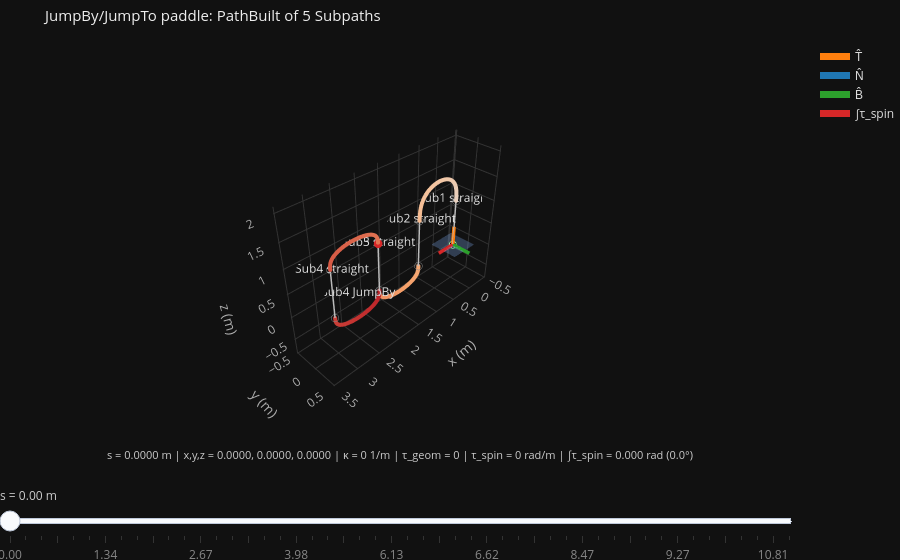

Write notebook code for a chart like this one.
### Markdown cell above
### 2.4 · The paddle: five Subpaths, `:inherit`, `min_bend_radius`

**Lesson**: a `PathBuilt` shares one global arc length across sealed Subpaths;
`start!(sb, :inherit)` chains each start state from the previous endpoint; every
`jumpto!` seal takes its own `min_bend_radius`. The salient segment is Subpath 4's
*interior* `jumpby!`: its `delta` is local-frame, and the sealing `jumpto!` then
pins an exact global landing point.

### Code cell
sb1 = SubpathBuilder(); start!(sb1)
straight!(sb1; length = 1.0, meta = [Nickname("Sub1")])
jumpto!(sb1; point = (1.0, 0.0, 1.0), incoming_tangent = (0.0, 0.0, -1.0),
        min_bend_radius = 0.4)

sb2 = SubpathBuilder(); start!(sb2, :inherit)
straight!(sb2; length = 1.0, meta = [Nickname("Sub2")])
jumpto!(sb2; point = (2.0, 0.0, 0.0), incoming_tangent = (0.0, 0.0, 1.0),
        min_bend_radius = 0.1)

sb3 = SubpathBuilder(); start!(sb3, :inherit)
straight!(sb3; length = 1.0, meta = [Nickname("Sub3")])
jumpto!(sb3; point = (3.0, 0.0, 1.0), incoming_tangent = (0.0, 0.0, -1.0),
        min_bend_radius = 0.05)

sb4 = SubpathBuilder(); start!(sb4, :inherit)
straight!(sb4; length = 1.0, meta = [Nickname("Sub4")])
jumpby!(sb4; delta = (-1.0, 0.0, 0.0), tangent = (0.0, 0.0, -1.0),
        min_bend_radius = 0.1, meta = [Nickname("jumpby!")])
jumpto!(sb4; point = (2.0, 0.0, 0.0), incoming_tangent = (0.0, 0.0, 1.0))

sb5 = SubpathBuilder(); start!(sb5, :inherit)
straight!(sb5; length = 1.0, meta = [Nickname("Sub5")])
seal!(sb5)

paddle = build([sb1, sb2, sb3, sb4, sb5])
println("PathBuilt arc length: ", path_length(paddle), " m")
dh_path_inspector(paddle; fidelity = 4.0,
                  title = "JumpBy/JumpTo paddle: PathBuilt of 5 Subpaths")

### Figure 1 — Plotly figure (JSON) as saved in the notebook; plotly's stock layout.template omitted (floating-point values rounded to 4 significant figures; data arrays with more than 128 entries replaced by an {"elided": "..."} marker saying what was removed)
{"data": [{"hoverinfo": "skip", "line": {"color": "#bbbbbb", "width": 3}, "mode": "lines", "name": "path", "showlegend": false, "type": "scatter3d", "x": {"elided": "256 float values"}, "y": {"elided": "256 int values"}, "z": {"elided": "256 float values"}}, {"hoverinfo": "skip", "marker": {"color": {"elided": "256 float values"}, "colorscale": "Reds", "showscale": false, "size": 2.4}, "mode": "markers", "name": "arc length", "showlegend": false, "type": "scatter3d", "x": {"elided": "256 float values"}, "y": {"elided": "256 int values"}, "z": {"elided": "256 float values"}}, {"hoverinfo": "skip", "marker": {"color": "rgba(0,0,0,0)", "line": {"color": "#888", "width": 2}, "size": 4.5, "symbol": "circle"}, "mode": "markers", "name": "segment joins", "showlegend": false, "type": "scatter3d", "x": [0, 0, 1, 1, 2.0, 2, 3.0, 3, 2, 2, 2], "y": [0, 0, 0, 0, 0, 0, 0, 0, 0, 0, 0], "z": [0, 1, 1.0, 0, -2.998e-08, 1, 1.0, 0, -2.998e-08, -1.49e-13, 1]}, {"marker": {"color": "#2ca02c", "size": 5}, "mode": "markers", "name": "start", "showlegend": false, "type": "scatter3d", "x": [0], "y": [0], "z": [0]}, {"marker": {"color": "#d62728", "size": 5}, "mode": "markers", "name": "end", "showlegend": false, "type": "scatter3d", "x": [2], "y": [0], "z": [1]}, {"hoverinfo": "skip", "mode": "text", "showlegend": false, "text": ["Sub1 straight", "Sub2 straight", "Sub3 straight", "Sub4 straight", "Sub4 JumpBy", "Sub5 straight"], "textfont": {"color": "#ddd", "size": 12}, "type": "scatter3d", "x": [0, 1, 2, 3, 2.5, 2], "y": [0, 0, 0, 0, 0, 0], "z": [0.65, 0.65, 0.65, 0.65, -0.1625, 0.65]}, {"color": "#7da7e8", "hoverinfo": "skip", "i": [0, 0], "j": [1, 2], "k": [2, 3], "name": "N–B plane", "opacity": 0.3, "showlegend": false, "type": "mesh3d", "x": [-0.3, 0.3, 0.3, -0.3], "y": [-0.3, -0.3, 0.3, 0.3], "z": [0, 0, 0, 0]}, {"hoverinfo": "skip", "line": {"color": "#ff7f0e", "width": 7}, "mode": "lines", "name": "T̂", "showlegend": true, "type": "scatter3d", "x": [0, 0], "y": [0, 0], "z": [0, 0.42]}, {"hoverinfo": "skip", "line": {"color": "#1f77b4", "width": 7}, "mode": "lines", "name": "N̂", "showlegend": true, "type": "scatter3d", "x": [0, 0.42], "y": [0, 0], "z": [0, 0]}, {"hoverinfo": "skip", "line": {"color": "#2ca02c", "width": 7}, "mode": "lines", "name": "B̂", "showlegend": true, "type": "scatter3d", "x": [0, 0], "y": [0, 0.42], "z": [0, 0]}, {"hoverinfo": "skip", "line": {"color": "#d62728", "width": 7}, "mode": "lines", "name": "∫τ_spin", "showlegend": true, "type": "scatter3d", "x": [0, 0.42], "y": [0, 0], "z": [0, 0]}, {"hoverinfo": "skip", "marker": {"color": "#000", "line": {"color": "#fff", "width": 1}, "size": 4}, "mode": "markers", "name": "cursor", "showlegend": false, "type": "scatter3d", "x": [0], "y": [0], "z": [0]}], "layout": {"annotations": [{"font": {"color": "#ccc", "size": 11}, "showarrow": false, "text": "s = 0.0000 m | x,y,z = 0.0000, 0.0000, 0.0000 | κ = 0 1/m | τ_geom = 0 | τ_spin = 0 rad/m | ∫τ_spin = 0.000 rad (0.0°)", "x": 0.5, "xref": "paper", "y": -0.02, "yref": "paper"}], "height": 560, "legend": {"font": {"color": "#ddd"}}, "margin": {"b": 0, "l": 0, "r": 0, "t": 42}, "paper_bgcolor": "#111111", "scene": {"aspectmode": "manual", "aspectratio": {"x": 1, "y": 0.2553, "z": 0.7289}, "bgcolor": "#111111", "xaxis": {"autorange": false, "backgroundcolor": "#111111", "color": "#aaa", "gridcolor": "#333", "range": [-0.5143, 3.514], "showbackground": true, "title": "x (m)", "zerolinecolor": "#333"}, "yaxis": {"autorange": false, "backgroundcolor": "#111111", "color": "#aaa", "gridcolor": "#333", "range": [-0.5143, 0.5143], "showbackground": true, "title": "y (m)", "zerolinecolor": "#333"}, "zaxis": {"autorange": false, "backgroundcolor": "#111111", "color": "#aaa", "gridcolor": "#333", "range": [-0.8268, 2.109], "showbackground": true, "title": "z (m)", "zerolinecolor": "#333"}}, "sliders": [{"active": 0, "currentvalue": {"font": {"color": "#ccc"}, "prefix": "s = ", "suffix": " m"}, "font": {"color": "#888"}, "pad": {"t": 28}, "steps": [{"args": [{"x": [[-0.3, 0.3, 0.3, -0.3], [0, 0], [0, 0.42], [0, 0], [0, 0.42], [0]], "y": [[-0.3, -0.3, 0.3, 0.3], [0, 0], [0, 0], [0, 0.42], [0, 0], [0]], "z": [[0, 0, 0, 0], [0, 0.42], [0, 0], [0, 0], [0, 0], [0]]}, {"annotations": [{"font": {"color": "#ccc", "size": 11}, "showarrow": false, "text": "s = 0.0000 m | x,y,z = 0.0000, 0.0000, 0.0000 | κ = 0 1/m | τ_geom = 0 | τ_spin = 0 rad/m | ∫τ_spin = 0.000 rad (0.0°)", "x": 0.5, "xref": "paper", "y": -0.02, "yref": "paper"}]}, [6, 7, 8, 9, 10, 11]], "label": "0.00", "method": "update"}, {"args": [{"x": [[-0.3, 0.3, 0.3, -0.3], [0, 0], [0, 0.42], [0, 0], [0, 0.42], [0]], "y": [[-0.3, -0.3, 0.3, 0.3], [0, 0], [0, 0], [0, 0.42], [0, 0], [0]], "z": [[1, 1, 1, 1], [1, 1.42], [1, 1], [1, 1], [1, 1], [1]]}, {"annotations": [{"font": {"color": "#ccc", "size": 11}, "showarrow": false, "text": "s = 1.0000 m | x,y,z = 0.0000, 0.0000, 1.0000 | κ = 0 1/m | τ_geom = 0 | τ_spin = 0 rad/m | ∫τ_spin = 0.000 rad (0.0°)", "x": 0.5, "xref": "paper", "y": -0.02, "yref": "paper"}]}, [6, 7, 8, 9, 10, 11]], "label": " ", "method": "update"}, {"args": [{"x": [[-0.3, 0.3, 0.3, -0.3], [0, 0], [0, 0.42], [0, 0], [0, 0.42], [0]], "y": [[-0.3, -0.3, 0.3, 0.3], [0, 0], [0, 0], [0, 0.42], [0, 0], [0]], "z": [[1, 1, 1, 1], [1, 1.42], [1, 1], [1, 1], [1, 1], [1]]}, {"annotations": [{"font": {"color": "#ccc", "size": 11}, "showarrow": false, "text": "s = 1.0000 m | x,y,z = 0.0000, 0.0000, 1.0000 | κ = 0 1/m | τ_geom = 0 | τ_spin = 0 rad/m | ∫τ_spin = 0.000 rad (0.0°)", "x": 0.5, "xref": "paper", "y": -0.02, "yref": "paper"}]}, [6, 7, 8, 9, 10, 11]], "label": " ", "method": "update"}, {"args": [{"x": [[-0.3, 0.3, 0.3, -0.3], [0, 0], [0, 0.42], [0, 0], [0, 0.42], [0]], "y": [[-0.3, -0.3, 0.3, 0.3], [0, 0], [0, 0], [0, 0.42], [0, 0], [0]], "z": [[1, 1, 1, 1], [1, 1.42], [1, 1], [1, 1], [1, 1], [1]]}, {"annotations": [{"font": {"color": "#ccc", "size": 11}, "showarrow": false, "text": "s = 1.0000 m | x,y,z = 0.0000, 0.0000, 1.0000 | κ = 0 1/m | τ_geom = 0 | τ_spin = 0 rad/m | ∫τ_spin = 0.000 rad (0.0°)", "x": 0.5, "xref": "paper", "y": -0.02, "yref": "paper"}]}, [6, 7, 8, 9, 10, 11]], "label": " ", "method": "update"}, {"args": [{"x": [[-0.3, 0.3, 0.3, -0.3], [0, 0], [0, 0.42], [0, 0], [0, 0.42], [0]], "y": [[-0.3, -0.3, 0.3, 0.3], [0, 0], [0, 0], [0, 0.42], [0, 0], [0]], "z": [[1, 1, 1, 1], [1, 1.42], [1, 1], [1, 1], [1, 1], [1]]}, {"annotations": [{"font": {"color": "#ccc", "size": 11}, "showarrow": false, "text": "s = 1.0000 m | x,y,z = 0.0000, 0.0000, 1.0000 | κ = 0 1/m | τ_geom = 0 | τ_spin = 0 rad/m | ∫τ_spin = 0.000 rad (0.0°)", "x": 0.5, "xref": "paper", "y": -0.02, "yref": "paper"}]}, [6, 7, 8, 9, 10, 11]], "label": " ", "method": "update"}, {"args": [{"x": [[-0.2977, 0.3016, 0.3016, -0.2977], [0.00196, 0.02334], [0.00196, 0.4214], [0.00196, 0.00196], [0.00196, 0.4214], [0.00196]], "y": [[-0.3, -0.3, 0.3, 0.3], [0, 0], [0, 0], [0, 0.42], [0, 0], [0]], "z": [[1.129, 1.098, 1.098, 1.129], [1.113, 1.533], [1.113, 1.092], [1.113, 1.113], [1.113, 1.092], [1.113]]}, {"annotations": [{"font": {"color": "#ccc", "size": 11}, "showarrow": false, "text": "s = 1.1133 m | x,y,z = 0.0020, 0.0000, 1.1133 | κ = 0.87 1/m | τ_geom = 0 | τ_spin = 0 rad/m | ∫τ_spin = 0.000 rad (0.0°)", "x": 0.5, "xref": "paper", "y": -0.02, "yref": "paper"}]}, [6, 7, 8, 9, 10, 11]], "label": " ", "method": "update"}, {"args": [{"x": [[-0.2255, 0.3224, 0.3224, -0.2255], [0.04848, 0.2196], [0.04848, 0.432], [0.04848, 0.04848], [0.04848, 0.432], [0.04848]], "y": [[-0.3, -0.3, 0.3, 0.3], [0, 0], [0, 0], [0, 0.42], [0, 0], [0]], "z": [[1.456, 1.212, 1.212, 1.456], [1.334, 1.717], [1.334, 1.163], [1.334, 1.334], [1.334, 1.163], [1.334]]}, {"annotations": [{"font": {"color": "#ccc", "size": 11}, "showarrow": false, "text": "s = 1.3400 m | x,y,z = 0.0485, 0.0000, 1.3338 | κ = 2.29 1/m | τ_geom = 0 | τ_spin = 0 rad/m | ∫τ_spin = 0.000 rad (0.0°)", "x": 0.5, "xref": "paper", "y": -0.02, "yref": "paper"}]}, [6, 7, 8, 9, 10, 11]], "label": "1.34", "method": "update"}, {"args": [{"x": [[0.02177, 0.3618, 0.3618, 0.02177], [0.1918, 0.5378], [0.1918, 0.4298], [0.1918, 0.1918], [0.1918, 0.4298], [0.1918]], "y": [[-0.3, -0.3, 0.3, 0.3], [0, 0], [0, 0], [0, 0.42], [0, 0], [0]], "z": [[1.753, 1.258, 1.258, 1.753], [1.506, 1.744], [1.506, 1.16], [1.506, 1.506], [1.506, 1.16], [1.506]]}, {"annotations": [{"font": {"color": "#ccc", "size": 11}, "showarrow": false, "text": "s = 1.5666 m | x,y,z = 0.1918, 0.0000, 1.5056 | κ = 2.26 1/m | τ_geom = 0 | τ_spin = 0 rad/m | ∫τ_spin = 0.000 rad (0.0°)", "x": 0.5, "xref": "paper", "y": -0.02, "yref": "paper"}]}, [6, 7, 8, 9, 10, 11]], "label": " ", "method": "update"}, {"args": [{"x": [[0.3104, 0.4365, 0.4365, 0.3104], [0.3734, 0.7841], [0.3734, 0.4617], [0.3734, 0.3734], [0.3734, 0.4617], [0.3734]], "y": [[-0.3, -0.3, 0.3, 0.3], [0, 0], [0, 0], [0, 0.42], [0, 0], [0]], "z": [[1.875, 1.289, 1.289, 1.875], [1.582, 1.67], [1.582, 1.171], [1.582, 1.582], [1.582, 1.171], [1.582]]}, {"annotations": [{"font": {"color": "#ccc", "size": 11}, "showarrow": false, "text": "s = 1.7650 m | x,y,z = 0.3734, 0.0000, 1.5820 | κ = 1.73 1/m | τ_geom = 0 | τ_spin = 0 rad/m | ∫τ_spin = 0.000 rad (0.0°)", "x": 0.5, "xref": "paper", "y": -0.02, "yref": "paper"}]}, [6, 7, 8, 9, 10, 11]], "label": " ", "method": "update"}, {"args": [{"x": [[0.6475, 0.5499, 0.5499, 0.6475], [0.5987, 1.013], [0.5987, 0.5304], [0.5987, 0.5987], [0.5987, 0.5304], [0.5987]], "y": [[-0.3, -0.3, 0.3, 0.3], [0, 0], [0, 0], [0, 0.42], [0, 0], [0]], "z": [[1.883, 1.291, 1.291, 1.883], [1.587, 1.519], [1.587, 1.173], [1.587, 1.587], [1.587, 1.173], [1.587]]}, {"annotations": [{"font": {"color": "#ccc", "size": 11}, "showarrow": false, "text": "s = 1.9916 m | x,y,z = 0.5987, 0.0000, 1.5873 | κ = 1.69 1/m | τ_geom = 0 | τ_spin = 0 rad/m | ∫τ_spin = 0.000 rad (0.0°)", "x": 0.5, "xref": "paper", "y": -0.02, "yref": "paper"}]}, [6, 7, 8, 9, 10, 11]], "label": " ", "method": "update"}, {"args": [{"x": [[0.9782, 0.6382, 0.6382, 0.9782], [0.8082, 1.154], [0.8082, 0.5702], [0.8082, 0.8082], [0.8082, 0.5702], [0.8082]], "y": [[-0.3, -0.3, 0.3, 0.3], [0, 0], [0, 0], [0, 0.42], [0, 0], [0]], "z": [[1.753, 1.258, 1.258, 1.753], [1.506, 1.268], [1.506, 1.16], [1.506, 1.506], [1.506, 1.16], [1.506]]}, {"annotations": [{"font": {"color": "#ccc", "size": 11}, "showarrow": false, "text": "s = 2.2183 m | x,y,z = 0.8082, 0.0000, 1.5056 | κ = 2.26 1/m | τ_geom = 0 | τ_spin = 0 rad/m | ∫τ_spin = 0.000 rad (0.0°)", "x": 0.5, "xref": "paper", "y": -0.02, "yref": "paper"}]}, [6, 7, 8, 9, 10, 11]], "label": " ", "method": "update"}, {"args": [{"x": [[1.225, 0.6776, 0.6776, 1.225], [0.9515, 1.123], [0.9515, 0.568], [0.9515, 0.9515], [0.9515, 0.568], [0.9515]], "y": [[-0.3, -0.3, 0.3, 0.3], [0, 0], [0, 0], [0, 0.42], [0, 0], [0]], "z": [[1.456, 1.212, 1.212, 1.456], [1.334, 0.9502], [1.334, 1.163], [1.334, 1.334], [1.334, 1.163], [1.334]]}, {"annotations": [{"font": {"color": "#ccc", "size": 11}, "showarrow": false, "text": "s = 2.4449 m | x,y,z = 0.9515, 0.0000, 1.3338 | κ = 2.29 1/m | τ_geom = 0 | τ_spin = 0 rad/m | ∫τ_spin = 0.000 rad (0.0°)", "x": 0.5, "xref": "paper", "y": -0.02, "yref": "paper"}]}, [6, 7, 8, 9, 10, 11]], "label": " ", "method": "update"}, {"args": [{"x": [[1.298, 0.6984, 0.6984, 1.298], [0.998, 1.019], [0.998, 0.5786], [0.998, 0.998], [0.998, 0.5786], [0.998]], "y": [[-0.3, -0.3, 0.3, 0.3], [0, 0], [0, 0], [0, 0.42], [0, 0], [0]], "z": [[1.129, 1.098, 1.098, 1.129], [1.113, 0.6938], [1.113, 1.092], [1.113, 1.113], [1.113, 1.092], [1.113]]}, {"annotations": [{"font": {"color": "#ccc", "size": 11}, "showarrow": false, "text": "s = 2.6716 m | x,y,z = 0.9980, 0.0000, 1.1133 | κ = 0.87 1/m | τ_geom = 0 | τ_spin = 0 rad/m | ∫τ_spin = 0.000 rad (0.0°)", "x": 0.5, "xref": "paper", "y": -0.02, "yref": "paper"}]}, [6, 7, 8, 9, 10, 11]], "label": "2.67", "method": "update"}, {"args": [{"x": [[0.7, 1.3, 1.3, 0.7], [1, 1], [1, 1.42], [1, 1], [1, 1.42], [1]], "y": [[0.3, 0.3, -0.3, -0.3], [0, 0], [0, 0], [0, -0.42], [0, 0], [0]], "z": [[0, 0, 0, 0], [0, -0.42], [0, 0], [0, 0], [0, 0], [0]]}, {"annotations": [{"font": {"color": "#ccc", "size": 11}, "showarrow": false, "text": "s = 3.7849 m | x,y,z = 1.0000, 0.0000, 0.0000 | κ = 0 1/m | τ_geom = 0 | τ_spin = 0 rad/m | ∫τ_spin = 0.000 rad (0.0°)", "x": 0.5, "xref": "paper", "y": -0.02, "yref": "paper"}]}, [6, 7, 8, 9, 10, 11]], "label": " ", "method": "update"}, {"args": [{"x": [[0.7, 1.3, 1.3, 0.7], [1, 1], [1, 1.42], [1, 1], [1, 1.42], [1]], "y": [[0.3, 0.3, -0.3, -0.3], [0, 0], [0, 0], [0, -0.42], [0, 0], [0]], "z": [[0, 0, 0, 0], [0, -0.42], [0, 0], [0, 0], [0, 0], [0]]}, {"annotations": [{"font": {"color": "#ccc", "size": 11}, "showarrow": false, "text": "s = 3.7849 m | x,y,z = 1.0000, 0.0000, 0.0000 | κ = 0 1/m | τ_geom = 0 | τ_spin = 0 rad/m | ∫τ_spin = 0.000 rad (0.0°)", "x": 0.5, "xref": "paper", "y": -0.02, "yref": "paper"}]}, [6, 7, 8, 9, 10, 11]], "label": " ", "method": "update"}, {"args": [{"x": [[0.7, 1.3, 1.3, 0.7], [1, 1], [1, 1.42], [1, 1], [1, 1.42], [1]], "y": [[0.3, 0.3, -0.3, -0.3], [0, 0], [0, 0], [0, -0.42], [0, 0], [0]], "z": [[0, 0, 0, 0], [0, -0.42], [0, 0], [0, 0], [0, 0], [0]]}, {"annotations": [{"font": {"color": "#ccc", "size": 11}, "showarrow": false, "text": "s = 3.7849 m | x,y,z = 1.0000, 0.0000, 0.0000 | κ = 0 1/m | τ_geom = 0 | τ_spin = 0 rad/m | ∫τ_spin = 0.000 rad (0.0°)", "x": 0.5, "xref": "paper", "y": -0.02, "yref": "paper"}]}, [6, 7, 8, 9, 10, 11]], "label": " ", "method": "update"}, {"args": [{"x": [[0.7, 1.3, 1.3, 0.7], [1, 1], [1, 1.42], [1, 1], [1, 1.42], [1]], "y": [[0.3, 0.3, -0.3, -0.3], [0, 0], [0, 0], [0, -0.42], [0, 0], [0]], "z": [[0, 0, 0, 0], [0, -0.42], [0, 0], [0, 0], [0, 0], [0]]}, {"annotations": [{"font": {"color": "#ccc", "size": 11}, "showarrow": false, "text": "s = 3.7849 m | x,y,z = 1.0000, 0.0000, 0.0000 | κ = 0 1/m | τ_geom = 0 | τ_spin = 0 rad/m | ∫τ_spin = 0.000 rad (0.0°)", "x": 0.5, "xref": "paper", "y": -0.02, "yref": "paper"}]}, [6, 7, 8, 9, 10, 11]], "label": " ", "method": "update"}, {"args": [{"x": [[0.7, 1.3, 1.3, 0.7], [1, 1], [1, 1.42], [1, 1], [1, 1.42], [1]], "y": [[0.3, 0.3, -0.3, -0.3], [0, 0], [0, 0], [0, -0.42], [0, 0], [0]], "z": [[0, 0, 0, 0], [0, -0.42], [0, 0], [0, 0], [0, 0], [0]]}, {"annotations": [{"font": {"color": "#ccc", "size": 11}, "showarrow": false, "text": "s = 3.7849 m | x,y,z = 1.0000, 0.0000, 0.0000 | κ = 0 1/m | τ_geom = 0 | τ_spin = 0 rad/m | ∫τ_spin = 0.000 rad (0.0°)", "x": 0.5, "xref": "paper", "y": -0.02, "yref": "paper"}]}, [6, 7, 8, 9, 10, 11]], "label": " ", "method": "update"}, {"args": [{"x": [[0.8334, 1.275, 1.275, 0.8334], [1.054, 1.339], [1.054, 1.363], [1.054, 1.054], [1.054, 1.363], [1.054]], "y": [[0.3, 0.3, -0.3, -0.3], [0, 0], [0, 0], [0, -0.42], [0, 0], [0]], "z": [[-0.3847, 0.02173, 0.02173, -0.3847], [-0.1815, -0.4904], [-0.1815, 0.103], [-0.1815, -0.1815], [-0.1815, 0.103], [-0.1815]]}, {"annotations": [{"font": {"color": "#ccc", "size": 11}, "showarrow": false, "text": "s = 3.9797 m | x,y,z = 1.0540, 0.0000, -0.1815 | κ = 4.63 1/m | τ_geom = 0 | τ_spin = 0 rad/m | ∫τ_spin = 0.000 rad (0.0°)", "x": 0.5, "xref": "paper", "y": -0.02, "yref": "paper"}]}, [6, 7, 8, 9, 10, 11]], "label": "3.98", "method": "update"}, {"args": [{"x": [[1.165, 1.321, 1.321, 1.165], [1.243, 1.649], [1.243, 1.352], [1.243, 1.243], [1.243, 1.352], [1.243]], "y": [[0.3, 0.3, -0.3, -0.3], [0, 0], [0, 0], [0, -0.42], [0, 0], [0]], "z": [[-0.5711, 0.008321, 0.008321, -0.5711], [-0.2814, -0.3905], [-0.2814, 0.1242], [-0.2814, -0.2814], [-0.2814, 0.1242], [-0.2814]]}, {"annotations": [{"font": {"color": "#ccc", "size": 11}, "showarrow": false, "text": "s = 4.1961 m | x,y,z = 1.2429, 0.0000, -0.2814 | κ = 1.39 1/m | τ_geom = 0 | τ_spin = 0 rad/m | ∫τ_spin = 0.000 rad (0.0°)", "x": 0.5, "xref": "paper", "y": -0.02, "yref": "paper"}]}, [6, 7, 8, 9, 10, 11]], "label": " ", "method": "update"}, {"args": [{"x": [[1.446, 1.468, 1.468, 1.446], [1.457, 1.876], [1.457, 1.472], [1.457, 1.457], [1.457, 1.472], [1.457]], "y": [[0.3, 0.3, -0.3, -0.3], [0, 0], [0, 0], [0, -0.42], [0, 0], [0]], "z": [[-0.6115, -0.01191, -0.01191, -0.6115], [-0.3117, -0.3273], [-0.3117, 0.108], [-0.3117, -0.3117], [-0.3117, 0.108], [-0.3117]]}, {"annotations": [{"font": {"color": "#ccc", "size": 11}, "showarrow": false, "text": "s = 4.4125 m | x,y,z = 1.4567, 0.0000, -0.3117 | κ = 0.864 1/m | τ_geom = 0 | τ_spin = 0 rad/m | ∫τ_spin = 0.000 rad (0.0°)", "x": 0.5, "xref": "paper", "y": -0.02, "yref": "paper"}]}, [6, 7, 8, 9, 10, 11]], "label": " ", "method": "update"}, {"args": [{"x": [[1.748, 1.639, 1.639, 1.748], [1.694, 2.107], [1.694, 1.618], [1.694, 1.694], [1.694, 1.618], [1.694]], "y": [[0.3, 0.3, -0.3, -0.3], [0, 0], [0, 0], [0, -0.42], [0, 0], [0]], "z": [[-0.5906, -0.0005727, -0.0005727, -0.5906], [-0.2956, -0.2195], [-0.2956, 0.1174], [-0.2956, -0.2956], [-0.2956, 0.1174], [-0.2956]]}, {"annotations": [{"font": {"color": "#ccc", "size": 11}, "showarrow": false, "text": "s = 4.6505 m | x,y,z = 1.6938, 0.0000, -0.2956 | κ = 1.12 1/m | τ_geom = 0 | τ_spin = 0 rad/m | ∫τ_spin = 0.000 rad (0.0°)", "x": 0.5, "xref": "paper", "y": -0.02, "yref": "paper"}]}, [6, 7, 8, 9, 10, 11]], "label": " ", "method": "update"}, {"args": [{"x": [[2.06, 1.733, 1.733, 2.06], [1.896, 2.248], [1.896, 1.667], [1.896, 1.896], [1.896, 1.667], [1.896]], "y": [[0.3, 0.3, -0.3, -0.3], [0, 0], [0, 0], [0, -0.42], [0, 0], [0]], "z": [[-0.4744, 0.02865, 0.02865, -0.4744], [-0.2229, 0.006037], [-0.2229, 0.1293], [-0.2229, -0.2229], [-0.2229, 0.1293], [-0.2229]]}, {"annotations": [{"font": {"color": "#ccc", "size": 11}, "showarrow": false, "text": "s = 4.8669 m | x,y,z = 1.8961, 0.0000, -0.2229 | κ = 3.12 1/m | τ_geom = 0 | τ_spin = 0 rad/m | ∫τ_spin = 0.000 rad (0.0°)", "x": 0.5, "xref": "paper", "y": -0.02, "yref": "paper"}]}, [6, 7, 8, 9, 10, 11]], "label": " ", "method": "update"}, {"args": [{"x": [[2.299, 1.7, 1.7, 2.299], [1.999, 2.021], [1.999, 1.58], [1.999, 1.999], [1.999, 1.58], [1.999]], "y": [[0.3, 0.3, -0.3, -0.3], [0, 0], [0, 0], [0, -0.42], [0, 0], [0]], "z": [[-0.05895, -0.02758, -0.02758, -0.05895], [-0.04327, 0.3762], [-0.04327, -0.02131], [-0.04327, -0.04327], [-0.04327, -0.02131], [-0.04327]]}, {"annotations": [{"font": {"color": "#ccc", "size": 11}, "showarrow": false, "text": "s = 5.0833 m | x,y,z = 1.9992, 0.0000, -0.0433 | κ = 2.34 1/m | τ_geom = 0 | τ_spin = 0 rad/m | ∫τ_spin = 0.000 rad (0.0°)", "x": 0.5, "xref": "paper", "y": -0.02, "yref": "paper"}]}, [6, 7, 8, 9, 10, 11]], "label": " ", "method": "update"}, {"args": [{"x": [[1.7, 2.3, 2.3, 1.7], [2, 2], [2, 2.42], [2, 2], [2, 2.42], [2]], "y": [[-0.3, -0.3, 0.3, 0.3], [0, 0], [0, 0], [0, 0.42], [0, 0], [0]], "z": [[1, 1, 1, 1], [1, 1.42], [1, 1], [1, 1], [1, 1], [1]]}, {"annotations": [{"font": {"color": "#ccc", "size": 11}, "showarrow": false, "text": "s = 6.1266 m | x,y,z = 2.0000, 0.0000, 1.0000 | κ = 0 1/m | τ_geom = 0 | τ_spin = 0 rad/m | ∫τ_spin = 0.000 rad (0.0°)", "x": 0.5, "xref": "paper", "y": -0.02, "yref": "paper"}]}, [6, 7, 8, 9, 10, 11]], "label": "6.13", "method": "update"}, {"args": [{"x": [[1.7, 2.3, 2.3, 1.7], [2, 2], [2, 2.42], [2, 2], [2, 2.42], [2]], "y": [[-0.3, -0.3, 0.3, 0.3], [0, 0], [0, 0], [0, 0.42], [0, 0], [0]], "z": [[1, 1, 1, 1], [1, 1.42], [1, 1], [1, 1], [1, 1], [1]]}, {"annotations": [{"font": {"color": "#ccc", "size": 11}, "showarrow": false, "text": "s = 6.1266 m | x,y,z = 2.0000, 0.0000, 1.0000 | κ = 0 1/m | τ_geom = 0 | τ_spin = 0 rad/m | ∫τ_spin = 0.000 rad (0.0°)", "x": 0.5, "xref": "paper", "y": -0.02, "yref": "paper"}]}, [6, 7, 8, 9, 10, 11]], "label": " ", "method": "update"}, {"args": [{"x": [[1.7, 2.3, 2.3, 1.7], [2, 2], [2, 2.42], [2, 2], [2, 2.42], [2]], "y": [[-0.3, -0.3, 0.3, 0.3], [0, 0], [0, 0], [0, 0.42], [0, 0], [0]], "z": [[1, 1, 1, 1], [1, 1.42], [1, 1], [1, 1], [1, 1], [1]]}, {"annotations": [{"font": {"color": "#ccc", "size": 11}, "showarrow": false, "text": "s = 6.1266 m | x,y,z = 2.0000, 0.0000, 1.0000 | κ = 0 1/m | τ_geom = 0 | τ_spin = 0 rad/m | ∫τ_spin = 0.000 rad (0.0°)", "x": 0.5, "xref": "paper", "y": -0.02, "yref": "paper"}]}, [6, 7, 8, 9, 10, 11]], "label": " ", "method": "update"}, {"args": [{"x": [[1.7, 2.3, 2.3, 1.7], [2, 2], [2, 2.42], [2, 2], [2, 2.42], [2]], "y": [[-0.3, -0.3, 0.3, 0.3], [0, 0], [0, 0], [0, 0.42], [0, 0], [0]], "z": [[1, 1, 1, 1], [1, 1.42], [1, 1], [1, 1], [1, 1], [1]]}, {"annotations": [{"font": {"color": "#ccc", "size": 11}, "showarrow": false, "text": "s = 6.1266 m | x,y,z = 2.0000, 0.0000, 1.0000 | κ = 0 1/m | τ_geom = 0 | τ_spin = 0 rad/m | ∫τ_spin = 0.000 rad (0.0°)", "x": 0.5, "xref": "paper", "y": -0.02, "yref": "paper"}]}, [6, 7, 8, 9, 10, 11]], "label": " ", "method": "update"}, {"args": [{"x": [[1.704, 2.301, 2.301, 1.704], [2.003, 2.05], [2.003, 2.42], [2.003, 2.003], [2.003, 2.42], [2.003]], "y": [[-0.3, -0.3, 0.3, 0.3], [0, 0], [0, 0], [0, 0.42], [0, 0], [0]], "z": [[1.099, 1.031, 1.031, 1.099], [1.065, 1.482], [1.065, 1.017], [1.065, 1.065], [1.065, 1.017], [1.065]]}, {"annotations": [{"font": {"color": "#ccc", "size": 11}, "showarrow": false, "text": "s = 6.1915 m | x,y,z = 2.0025, 0.0000, 1.0648 | κ = 3.37 1/m | τ_geom = 0 | τ_spin = 0 rad/m | ∫τ_spin = 0.000 rad (0.0°)", "x": 0.5, "xref": "paper", "y": -0.02, "yref": "paper"}]}, [6, 7, 8, 9, 10, 11]], "label": " ", "method": "update"}, {"args": [{"x": [[1.975, 2.27, 2.27, 1.975], [2.122, 2.488], [2.122, 2.329], [2.122, 2.122], [2.122, 2.329], [2.122]], "y": [[-0.3, -0.3, 0.3, 0.3], [0, 0], [0, 0], [0, 0.42], [0, 0], [0]], "z": [[1.495, 0.9728, 0.9728, 1.495], [1.234, 1.44], [1.234, 0.8682], [1.234, 1.234], [1.234, 0.8682], [1.234]]}, {"annotations": [{"font": {"color": "#ccc", "size": 11}, "showarrow": false, "text": "s = 6.4079 m | x,y,z = 2.1224, 0.0000, 1.2341 | κ = 2.72 1/m | τ_geom = 0 | τ_spin = 0 rad/m | ∫τ_spin = 0.000 rad (0.0°)", "x": 0.5, "xref": "paper", "y": -0.02, "yref": "paper"}]}, [6, 7, 8, 9, 10, 11]], "label": " ", "method": "update"}, {"args": [{"x": [[2.28, 2.375, 2.375, 2.28], [2.328, 2.742], [2.328, 2.394], [2.328, 2.328], [2.328, 2.394], [2.328]], "y": [[-0.3, -0.3, 0.3, 0.3], [0, 0], [0, 0], [0, 0.42], [0, 0], [0]], "z": [[1.596, 1.003, 1.003, 1.596], [1.299, 1.366], [1.299, 0.8846], [1.299, 1.299], [1.299, 0.8846], [1.299]]}, {"annotations": [{"font": {"color": "#ccc", "size": 11}, "showarrow": false, "text": "s = 6.6243 m | x,y,z = 2.3276, 0.0000, 1.2993 | κ = 1.05 1/m | τ_geom = 0 | τ_spin = 0 rad/m | ∫τ_spin = 0.000 rad (0.0°)", "x": 0.5, "xref": "paper", "y": -0.02, "yref": "paper"}]}, [6, 7, 8, 9, 10, 11]], "label": "6.62", "method": "update"}, {"args": [{"x": [[2.554, 2.532, 2.532, 2.554], [2.543, 2.963], [2.543, 2.528], [2.543, 2.543], [2.543, 2.528], [2.543]], "y": [[-0.3, -0.3, 0.3, 0.3], [0, 0], [0, 0], [0, 0.42], [0, 0], [0]], "z": [[1.611, 1.012, 1.012, 1.611], [1.312, 1.296], [1.312, 0.892], [1.312, 1.312], [1.312, 0.892], [1.312]]}, {"annotations": [{"font": {"color": "#ccc", "size": 11}, "showarrow": false, "text": "s = 6.8407 m | x,y,z = 2.5433, 0.0000, 1.3117 | κ = 0.864 1/m | τ_geom = 0 | τ_spin = 0 rad/m | ∫τ_spin = 0.000 rad (0.0°)", "x": 0.5, "xref": "paper", "y": -0.02, "yref": "paper"}]}, [6, 7, 8, 9, 10, 11]], "label": " ", "method": "update"}, {"args": [{"x": [[2.865, 2.691, 2.691, 2.865], [2.778, 3.18], [2.778, 2.656], [2.778, 2.778], [2.778, 2.656], [2.778]], "y": [[-0.3, -0.3, 0.3, 0.3], [0, 0], [0, 0], [0, 0.42], [0, 0], [0]], "z": [[1.563, 0.9883, 0.9883, 1.563], [1.275, 1.154], [1.275, 0.8735], [1.275, 1.275], [1.275, 0.8735], [1.275]]}, {"annotations": [{"font": {"color": "#ccc", "size": 11}, "showarrow": false, "text": "s = 7.0787 m | x,y,z = 2.7779, 0.0000, 1.2754 | κ = 1.52 1/m | τ_geom = 0 | τ_spin = 0 rad/m | ∫τ_spin = 0.000 rad (0.0°)", "x": 0.5, "xref": "paper", "y": -0.02, "yref": "paper"}]}, [6, 7, 8, 9, 10, 11]], "label": " ", "method": "update"}, {"args": [{"x": [[3.201, 2.719, 2.719, 3.201], [2.96, 3.21], [2.96, 2.623], [2.96, 2.96], [2.96, 2.623], [2.96]], "y": [[-0.3, -0.3, 0.3, 0.3], [0, 0], [0, 0], [0, 0.42], [0, 0], [0]], "z": [[1.344, 0.986, 0.986, 1.344], [1.165, 0.8277], [1.165, 0.9144], [1.165, 1.165], [1.165, 0.9144], [1.165]]}, {"annotations": [{"font": {"color": "#ccc", "size": 11}, "showarrow": false, "text": "s = 7.2951 m | x,y,z = 2.9598, 0.0000, 1.1649 | κ = 5.09 1/m | τ_geom = 0 | τ_spin = 0 rad/m | ∫τ_spin = 0.000 rad (0.0°)", "x": 0.5, "xref": "paper", "y": -0.02, "yref": "paper"}]}, [6, 7, 8, 9, 10, 11]], "label": " ", "method": "update"}, {"args": [{"x": [[2.7, 3.3, 3.3, 2.7], [3, 3], [3, 3.42], [3, 3], [3, 3.42], [3]], "y": [[0.3, 0.3, -0.3, -0.3], [0, 0], [0, 0], [0, -0.42], [0, 0], [0]], "z": [[0, 0, 0, 0], [0, -0.42], [0, 0], [0, 0], [0, 0], [0]]}, {"annotations": [{"font": {"color": "#ccc", "size": 11}, "showarrow": false, "text": "s = 8.4683 m | x,y,z = 3.0000, 0.0000, 0.0000 | κ = 0 1/m | τ_geom = 0 | τ_spin = 0 rad/m | ∫τ_spin = 0.000 rad (0.0°)", "x": 0.5, "xref": "paper", "y": -0.02, "yref": "paper"}]}, [6, 7, 8, 9, 10, 11]], "label": " ", "method": "update"}, {"args": [{"x": [[2.7, 3.3, 3.3, 2.7], [3, 3], [3, 3.42], [3, 3], [3, 3.42], [3]], "y": [[0.3, 0.3, -0.3, -0.3], [0, 0], [0, 0], [0, -0.42], [0, 0], [0]], "z": [[0, 0, 0, 0], [0, -0.42], [0, 0], [0, 0], [0, 0], [0]]}, {"annotations": [{"font": {"color": "#ccc", "size": 11}, "showarrow": false, "text": "s = 8.4683 m | x,y,z = 3.0000, 0.0000, 0.0000 | κ = 0 1/m | τ_geom = 0 | τ_spin = 0 rad/m | ∫τ_spin = 0.000 rad (0.0°)", "x": 0.5, "xref": "paper", "y": -0.02, "yref": "paper"}]}, [6, 7, 8, 9, 10, 11]], "label": " ", "method": "update"}, {"args": [{"x": [[2.7, 3.3, 3.3, 2.7], [3, 3], [3, 3.42], [3, 3], [3, 3.42], [3]], "y": [[0.3, 0.3, -0.3, -0.3], [0, 0], [0, 0], [0, -0.42], [0, 0], [0]], "z": [[0, 0, 0, 0], [0, -0.42], [0, 0], [0, 0], [0, 0], [0]]}, {"annotations": [{"font": {"color": "#ccc", "size": 11}, "showarrow": false, "text": "s = 8.4683 m | x,y,z = 3.0000, 0.0000, 0.0000 | κ = 0 1/m | τ_geom = 0 | τ_spin = 0 rad/m | ∫τ_spin = 0.000 rad (0.0°)", "x": 0.5, "xref": "paper", "y": -0.02, "yref": "paper"}]}, [6, 7, 8, 9, 10, 11]], "label": "8.47", "method": "update"}, {"args": [{"x": [[2.7, 3.3, 3.3, 2.7], [3, 3], [3, 3.42], [3, 3], [3, 3.42], [3]], "y": [[0.3, 0.3, -0.3, -0.3], [0, 0], [0, 0], [0, -0.42], [0, 0], [0]], "z": [[0, 0, 0, 0], [0, -0.42], [0, 0], [0, 0], [0, 0], [0]]}, {"annotations": [{"font": {"color": "#ccc", "size": 11}, "showarrow": false, "text": "s = 8.4683 m | x,y,z = 3.0000, 0.0000, 0.0000 | κ = 0 1/m | τ_geom = 0 | τ_spin = 0 rad/m | ∫τ_spin = 0.000 rad (0.0°)", "x": 0.5, "xref": "paper", "y": -0.02, "yref": "paper"}]}, [6, 7, 8, 9, 10, 11]], "label": " ", "method": "update"}, {"args": [{"x": [[2.7, 3.3, 3.3, 2.7], [3, 3], [3, 3.42], [3, 3], [3, 3.42], [3]], "y": [[0.3, 0.3, -0.3, -0.3], [0, 0], [0, 0], [0, -0.42], [0, 0], [0]], "z": [[0, 0, 0, 0], [0, -0.42], [0, 0], [0, 0], [0, 0], [0]]}, {"annotations": [{"font": {"color": "#ccc", "size": 11}, "showarrow": false, "text": "s = 8.4683 m | x,y,z = 3.0000, 0.0000, 0.0000 | κ = 0 1/m | τ_geom = 0 | τ_spin = 0 rad/m | ∫τ_spin = 0.000 rad (0.0°)", "x": 0.5, "xref": "paper", "y": -0.02, "yref": "paper"}]}, [6, 7, 8, 9, 10, 11]], "label": " ", "method": "update"}, {"args": [{"x": [[3.231, 2.712, 2.712, 3.231], [2.972, 2.761], [2.972, 2.608], [2.972, 2.972], [2.972, 2.608], [2.972]], "y": [[-0.3, -0.3, 0.3, 0.3], [0, 0], [0, 0], [0, 0.42], [0, 0], [0]], "z": [[-0.2973, 0.003703, 0.003703, -0.2973], [-0.1468, -0.5101], [-0.1468, 0.0639], [-0.1468, -0.1468], [-0.1468, 0.0639], [-0.1468]]}, {"annotations": [{"font": {"color": "#ccc", "size": 11}, "showarrow": false, "text": "s = 8.6197 m | x,y,z = 2.9717, 0.0000, -0.1468 | κ = 5.36 1/m | τ_geom = 0 | τ_spin = 0 rad/m | ∫τ_spin = 0.000 rad (0.0°)", "x": 0.5, "xref": "paper", "y": -0.02, "yref": "paper"}]}, [6, 7, 8, 9, 10, 11]], "label": " ", "method": "update"}, {"args": [{"x": [[2.895, 2.702, 2.702, 2.895], [2.798, 2.401], [2.798, 2.663], [2.798, 2.798], [2.798, 2.663], [2.798]], "y": [[-0.3, -0.3, 0.3, 0.3], [0, 0], [0, 0], [0, 0.42], [0, 0], [0]], "z": [[-0.5528, 0.01512, 0.01512, -0.5528], [-0.2688, -0.4044], [-0.2688, 0.1287], [-0.2688, -0.2688], [-0.2688, 0.1287], [-0.2688]]}, {"annotations": [{"font": {"color": "#ccc", "size": 11}, "showarrow": false, "text": "s = 8.8361 m | x,y,z = 2.7985, 0.0000, -0.2688 | κ = 1.68 1/m | τ_geom = -0 | τ_spin = 0 rad/m | ∫τ_spin = 0.000 rad (0.0°)", "x": 0.5, "xref": "paper", "y": -0.02, "yref": "paper"}]}, [6, 7, 8, 9, 10, 11]], "label": " ", "method": "update"}, {"args": [{"x": [[2.609, 2.564, 2.564, 2.609], [2.586, 2.168], [2.586, 2.555], [2.586, 2.586], [2.586, 2.555], [2.586]], "y": [[-0.3, -0.3, 0.3, 0.3], [0, 0], [0, 0], [0, 0.42], [0, 0], [0]], "z": [[-0.6084, -0.01012, -0.01012, -0.6084], [-0.3093, -0.3408], [-0.3093, 0.1095], [-0.3093, -0.3093], [-0.3093, 0.1095], [-0.3093]]}, {"annotations": [{"font": {"color": "#ccc", "size": 11}, "showarrow": false, "text": "s = 9.0525 m | x,y,z = 2.5865, 0.0000, -0.3093 | κ = 0.899 1/m | τ_geom = -0 | τ_spin = 0 rad/m | ∫τ_spin = 0.000 rad (0.0°)", "x": 0.5, "xref": "paper", "y": -0.02, "yref": "paper"}]}, [6, 7, 8, 9, 10, 11]], "label": " ", "method": "update"}, {"args": [{"x": [[2.336, 2.405, 2.405, 2.336], [2.37, 1.953], [2.37, 2.419], [2.37, 2.37], [2.37, 2.419], [2.37]], "y": [[-0.3, -0.3, 0.3, 0.3], [0, 0], [0, 0], [0, 0.42], [0, 0], [0]], "z": [[-0.6032, -0.007163, -0.007163, -0.6032], [-0.3052, -0.2569], [-0.3052, 0.112], [-0.3052, -0.3052], [-0.3052, 0.112], [-0.3052]]}, {"annotations": [{"font": {"color": "#ccc", "size": 11}, "showarrow": false, "text": "s = 9.2689 m | x,y,z = 2.3704, 0.0000, -0.3052 | κ = 0.96 1/m | τ_geom = 0 | τ_spin = 0 rad/m | ∫τ_spin = 0.000 rad (0.0°)", "x": 0.5, "xref": "paper", "y": -0.02, "yref": "paper"}]}, [6, 7, 8, 9, 10, 11]], "label": "9.27", "method": "update"}, {"args": [{"x": [[2.009, 2.274, 2.274, 2.009], [2.142, 1.765], [2.142, 2.327], [2.142, 2.142], [2.142, 2.327], [2.142]], "y": [[-0.3, -0.3, 0.3, 0.3], [0, 0], [0, 0], [0, 0.42], [0, 0], [0]], "z": [[-0.5132, 0.02487, 0.02487, -0.5132], [-0.2442, -0.05833], [-0.2442, 0.1325], [-0.2442, -0.2442], [-0.2442, 0.1325], [-0.2442]]}, {"annotations": [{"font": {"color": "#ccc", "size": 11}, "showarrow": false, "text": "s = 9.5070 m | x,y,z = 2.1415, 0.0000, -0.2442 | κ = 2.38 1/m | τ_geom = 0 | τ_spin = 0 rad/m | ∫τ_spin = 0.000 rad (0.0°)", "x": 0.5, "xref": "paper", "y": -0.02, "yref": "paper"}]}, [6, 7, 8, 9, 10, 11]], "label": " ", "method": "update"}, {"args": [{"x": [[1.712, 2.3, 2.3, 1.712], [2.006, 1.924], [2.006, 2.418], [2.006, 2.006], [2.006, 2.418], [2.006]], "y": [[-0.3, -0.3, 0.3, 0.3], [0, 0], [0, 0], [0, 0.42], [0, 0], [0]], "z": [[-0.145, -0.02742, -0.02742, -0.145], [-0.08621, 0.3256], [-0.08621, -0.003898], [-0.08621, -0.08621], [-0.08621, -0.003898], [-0.08621]]}, {"annotations": [{"font": {"color": "#ccc", "size": 11}, "showarrow": false, "text": "s = 9.7234 m | x,y,z = 2.0058, 0.0000, -0.0862 | κ = 4.27 1/m | τ_geom = -0 | τ_spin = 0 rad/m | ∫τ_spin = 0.000 rad (0.0°)", "x": 0.5, "xref": "paper", "y": -0.02, "yref": "paper"}]}, [6, 7, 8, 9, 10, 11]], "label": " ", "method": "update"}, {"args": [{"x": [[1.7, 2.3, 2.3, 1.7], [2, 2], [2, 2.42], [2, 2], [2, 2.42], [2]], "y": [[-0.3, -0.3, 0.3, 0.3], [0, 0], [0, 0], [0, 0.42], [0, 0], [0]], "z": [[1, 1, 1, 1], [1, 1.42], [1, 1], [1, 1], [1, 1], [1]]}, {"annotations": [{"font": {"color": "#ccc", "size": 11}, "showarrow": false, "text": "s = 10.8099 m | x,y,z = 2.0000, 0.0000, 1.0000 | κ = 0 1/m | τ_geom = 0 | τ_spin = 0 rad/m | ∫τ_spin = 0.000 rad (0.0°)", "x": 0.5, "xref": "paper", "y": -0.02, "yref": "paper"}]}, [6, 7, 8, 9, 10, 11]], "label": " ", "method": "update"}, {"args": [{"x": [[1.7, 2.3, 2.3, 1.7], [2, 2], [2, 2.42], [2, 2], [2, 2.42], [2]], "y": [[-0.3, -0.3, 0.3, 0.3], [0, 0], [0, 0], [0, 0.42], [0, 0], [0]], "z": [[1, 1, 1, 1], [1, 1.42], [1, 1], [1, 1], [1, 1], [1]]}, {"annotations": [{"font": {"color": "#ccc", "size": 11}, "showarrow": false, "text": "s = 10.8099 m | x,y,z = 2.0000, 0.0000, 1.0000 | κ = 0 1/m | τ_geom = 0 | τ_spin = 0 rad/m | ∫τ_spin = 0.000 rad (0.0°)", "x": 0.5, "xref": "paper", "y": -0.02, "yref": "paper"}]}, [6, 7, 8, 9, 10, 11]], "label": " ", "method": "update"}, {"args": [{"x": [[1.7, 2.3, 2.3, 1.7], [2, 2], [2, 2.42], [2, 2], [2, 2.42], [2]], "y": [[-0.3, -0.3, 0.3, 0.3], [0, 0], [0, 0], [0, 0.42], [0, 0], [0]], "z": [[1, 1, 1, 1], [1, 1.42], [1, 1], [1, 1], [1, 1], [1]]}, {"annotations": [{"font": {"color": "#ccc", "size": 11}, "showarrow": false, "text": "s = 10.8099 m | x,y,z = 2.0000, 0.0000, 1.0000 | κ = 0 1/m | τ_geom = 0 | τ_spin = 0 rad/m | ∫τ_spin = 0.000 rad (0.0°)", "x": 0.5, "xref": "paper", "y": -0.02, "yref": "paper"}]}, [6, 7, 8, 9, 10, 11]], "label": " ", "method": "update"}, {"args": [{"x": [[1.7, 2.3, 2.3, 1.7], [2, 2], [2, 2.42], [2, 2], [2, 2.42], [2]], "y": [[-0.3, -0.3, 0.3, 0.3], [0, 0], [0, 0], [0, 0.42], [0, 0], [0]], "z": [[1, 1, 1, 1], [1, 1.42], [1, 1], [1, 1], [1, 1], [1]]}, {"annotations": [{"font": {"color": "#ccc", "size": 11}, "showarrow": false, "text": "s = 10.8099 m | x,y,z = 2.0000, 0.0000, 1.0000 | κ = 0 1/m | τ_geom = 0 | τ_spin = 0 rad/m | ∫τ_spin = 0.000 rad (0.0°)", "x": 0.5, "xref": "paper", "y": -0.02, "yref": "paper"}]}, [6, 7, 8, 9, 10, 11]], "label": "10.81", "method": "update"}, {"args": [{"x": [[1.7, 2.3, 2.3, 1.7], [2, 2], [2, 2.42], [2, 2], [2, 2.42], [2]], "y": [[-0.3, -0.3, 0.3, 0.3], [0, 0], [0, 0], [0, 0.42], [0, 0], [0]], "z": [[1, 1, 1, 1], [1, 1.42], [1, 1], [1, 1], [1, 1], [1]]}, {"annotations": [{"font": {"color": "#ccc", "size": 11}, "showarrow": false, "text": "s = 10.8099 m | x,y,z = 2.0000, 0.0000, 1.0000 | κ = 0 1/m | τ_geom = 0 | τ_spin = 0 rad/m | ∫τ_spin = 0.000 rad (0.0°)", "x": 0.5, "xref": "paper", "y": -0.02, "yref": "paper"}]}, [6, 7, 8, 9, 10, 11]], "label": " ", "method": "update"}]}], "title": {"font": {"color": "#eee", "size": 15}, "text": "JumpBy/JumpTo paddle: PathBuilt of 5 Subpaths"}}}
